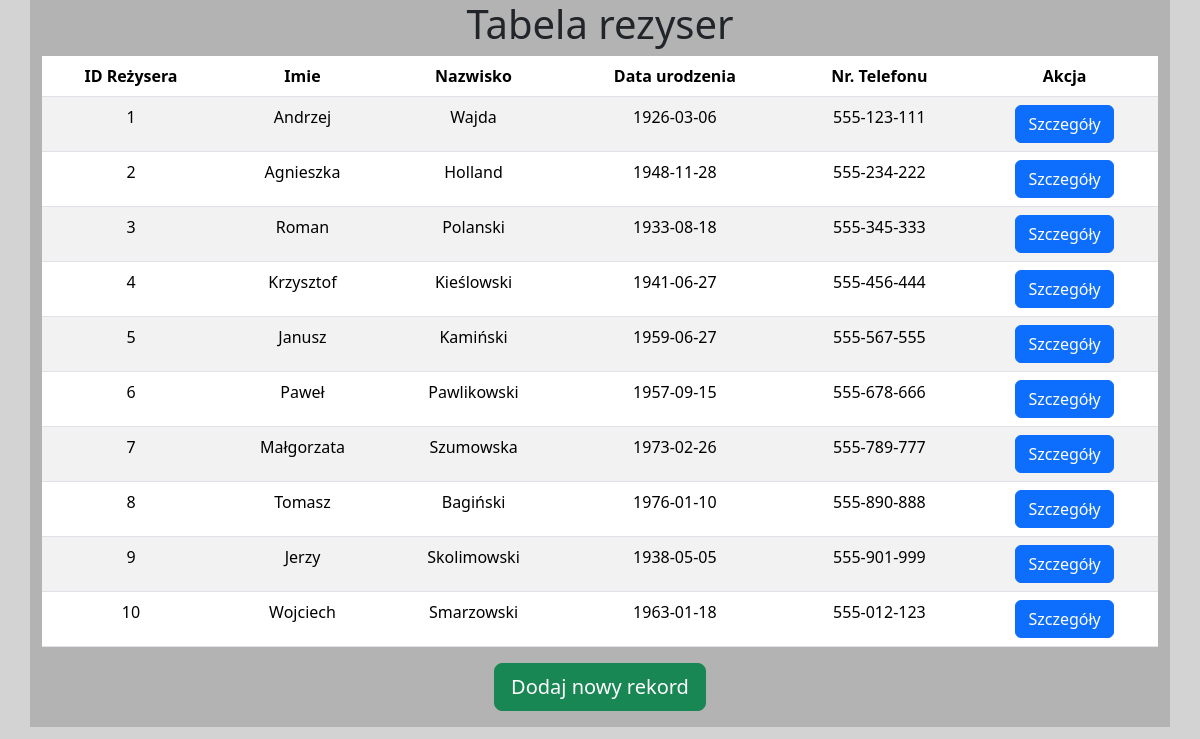
Page /rezyser/index.php (signed in) on the committed database.
### tables this page shows
CREATE TABLE `rezyser` (
                           `id_rezysera` int(11) NOT NULL,
                           `imie` varchar(50) DEFAULT NULL,
                           `nazwisko` varchar(50) DEFAULT NULL,
                           `data_urodzenia` date DEFAULT NULL,
                           `telefon` varchar(50) DEFAULT NULL
);

### rezyser/index.php (the view, shortened to what this page needs)
<!doctype html>
<html lang="pl">
<head>
    <link href="https://cdn.jsdelivr.net/npm/bootstrap@5.3.3/dist/css/bootstrap.min.css" rel="stylesheet">
    <link rel="stylesheet" type="text/css" href="/styles/core.css" />
</head>
<body>
    <div class="container container-lg">
        <h1>Tabela rezyser</h1>
        <table class="table table-striped">
            <thead>
                <tr>
                    <th>ID Reżysera</th>
                    <th>Imie</th>
                    <th>Nazwisko</th>
                    <th>Data urodzenia</th>
                    <th>Nr. Telefonu</th>
                    <th>Akcja</th>
                </tr>
            </thead>
            <tbody>
            <?php
                $db = mysqli_connect("localhost", "root", "", "filmy");
                $result = mysqli_query($db, "SELECT * FROM rezyser");
                while ($row = mysqli_fetch_assoc($result)): ?>
                    <tr>
                        <td><?php echo $row["id_rezysera"] ?></td>
                        <td><?php echo $row["imie"] ?></td>
                        <td><?php echo $row["nazwisko"] ?></td>
                        <td><?php echo $row["data_urodzenia"] ?></td>
                        <td><?php echo $row["telefon"] ?></td>
                        <td><a href="edit.php?id=<?php echo $row["id_rezysera"]; ?>"><button class="btn btn-primary">Szczegóły</button> </a></td>
                    </tr>
                <?php endwhile;
                ?>
            </tbody>
        </table>
        <a href="new.php"><button class="btn btn-lg btn-success mb-3">Dodaj nowy rekord</button></a>
    </div>
</body>
</html>

### styles/core.css (style rules this page uses)
body { background-color: #d3d3d3 !important; }
.container { margin: auto; text-align: center; background-color: #b3b3b3; display: flex; flex-direction: column; justify-content: center; align-items: center; }

### rows in the picture
rezyser: id_rezysera "1", imie "Andrzej", nazwisko "Wajda", data_urodzenia "1926-03-06", telefon "555-123-111"
rezyser: id_rezysera "2", imie "Agnieszka", nazwisko "Holland", data_urodzenia "1948-11-28", telefon "555-234-222"
rezyser: id_rezysera "3", imie "Roman", nazwisko "Polanski", data_urodzenia "1933-08-18", telefon "555-345-333"
rezyser: id_rezysera "4", imie "Krzysztof", nazwisko "Kieślowski", data_urodzenia "1941-06-27", telefon "555-456-444"
rezyser: id_rezysera "5", imie "Janusz", nazwisko "Kamiński", data_urodzenia "1959-06-27", telefon "555-567-555"
rezyser: id_rezysera "6", imie "Paweł", nazwisko "Pawlikowski", data_urodzenia "1957-09-15", telefon "555-678-666"
rezyser: id_rezysera "7", imie "Małgorzata", nazwisko "Szumowska", data_urodzenia "1973-02-26", telefon "555-789-777"
rezyser: id_rezysera "8", imie "Tomasz", nazwisko "Bagiński", data_urodzenia "1976-01-10", telefon "555-890-888"
rezyser: id_rezysera "9", imie "Jerzy", nazwisko "Skolimowski", data_urodzenia "1938-05-05", telefon "555-901-999"
rezyser: id_rezysera "10", imie "Wojciech", nazwisko "Smarzowski", data_urodzenia "1963-01-18", telefon "555-012-123"
